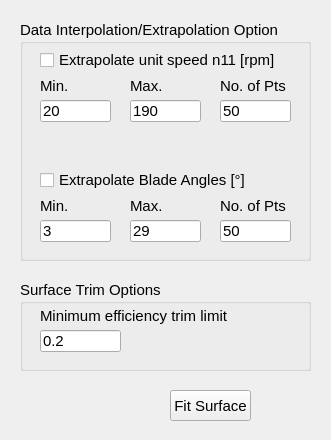
<?xml version="1.0" encoding="UTF-8"?>
<ui version="4.0">
 <class>SurfaceFitting</class>
 <widget class="QWidget" name="SurfaceFitting">
  <property name="geometry">
   <rect>
    <x>0</x>
    <y>0</y>
    <width>331</width>
    <height>440</height>
   </rect>
  </property>
  <property name="font">
   <font>
    <pointsize>11</pointsize>
   </font>
  </property>
  <property name="windowTitle">
   <string>Form</string>
  </property>
  <widget class="QGroupBox" name="groupBox">
   <property name="geometry">
    <rect>
     <x>20</x>
     <y>280</y>
     <width>291</width>
     <height>91</height>
    </rect>
   </property>
   <property name="title">
    <string>Surface Trim Options</string>
   </property>
   <widget class="QLabel" name="label_input_1">
    <property name="geometry">
     <rect>
      <x>20</x>
      <y>20</y>
      <width>231</width>
      <height>31</height>
     </rect>
    </property>
    <property name="text">
     <string>Minimum efficiency trim limit</string>
    </property>
   </widget>
   <widget class="QLineEdit" name="lineEdit_min_efficiency_limit">
    <property name="geometry">
     <rect>
      <x>20</x>
      <y>50</y>
      <width>81</width>
      <height>22</height>
     </rect>
    </property>
    <property name="text">
     <string>0.2</string>
    </property>
   </widget>
  </widget>
  <widget class="QPushButton" name="pushButton">
   <property name="geometry">
    <rect>
     <x>170</x>
     <y>390</y>
     <width>81</width>
     <height>31</height>
    </rect>
   </property>
   <property name="text">
    <string>Fit Surface</string>
   </property>
  </widget>
  <widget class="QGroupBox" name="groupBox_2">
   <property name="geometry">
    <rect>
     <x>20</x>
     <y>20</y>
     <width>291</width>
     <height>241</height>
    </rect>
   </property>
   <property name="title">
    <string>Data Interpolation/Extrapolation Options</string>
   </property>
   <widget class="QCheckBox" name="checkBox_extrapolate_n11">
    <property name="geometry">
     <rect>
      <x>20</x>
      <y>30</y>
      <width>251</width>
      <height>20</height>
     </rect>
    </property>
    <property name="text">
     <string>Extrapolate unit speed n11 [rpm]</string>
    </property>
   </widget>
   <widget class="QCheckBox" name="checkBox_extrapolate_blade_angle">
    <property name="geometry">
     <rect>
      <x>20</x>
      <y>150</y>
      <width>251</width>
      <height>20</height>
     </rect>
    </property>
    <property name="text">
     <string>Extrapolate Blade Angles [°]</string>
    </property>
   </widget>
   <widget class="QLabel" name="label_n11_min">
    <property name="geometry">
     <rect>
      <x>20</x>
      <y>50</y>
      <width>171</width>
      <height>31</height>
     </rect>
    </property>
    <property name="text">
     <string>Min.</string>
    </property>
   </widget>
   <widget class="QLineEdit" name="lineEdit_n11_min">
    <property name="geometry">
     <rect>
      <x>20</x>
      <y>80</y>
      <width>71</width>
      <height>22</height>
     </rect>
    </property>
    <property name="text">
     <string>20</string>
    </property>
   </widget>
   <widget class="QLabel" name="label_n11_max">
    <property name="geometry">
     <rect>
      <x>110</x>
      <y>50</y>
      <width>71</width>
      <height>31</height>
     </rect>
    </property>
    <property name="text">
     <string>Max.</string>
    </property>
   </widget>
   <widget class="QLineEdit" name="lineEdit_n11_max">
    <property name="geometry">
     <rect>
      <x>110</x>
      <y>80</y>
      <width>71</width>
      <height>22</height>
     </rect>
    </property>
    <property name="text">
     <string>190</string>
    </property>
   </widget>
   <widget class="QLabel" name="label_n11_pts">
    <property name="geometry">
     <rect>
      <x>200</x>
      <y>50</y>
      <width>171</width>
      <height>31</height>
     </rect>
    </property>
    <property name="text">
     <string>No. of Pts</string>
    </property>
   </widget>
   <widget class="QLineEdit" name="lineEdit_n11_pts">
    <property name="geometry">
     <rect>
      <x>200</x>
      <y>80</y>
      <width>71</width>
      <height>22</height>
     </rect>
    </property>
    <property name="text">
     <string>50</string>
    </property>
   </widget>
   <widget class="QLineEdit" name="lineEdit_blade_angle_max">
    <property name="geometry">
     <rect>
      <x>110</x>
      <y>200</y>
      <width>71</width>
      <height>22</height>
     </rect>
    </property>
    <property name="text">
     <string>29</string>
    </property>
   </widget>
   <widget class="QLineEdit" name="lineEdit_blade_angle_pts">
    <property name="geometry">
     <rect>
      <x>200</x>
      <y>200</y>
      <width>71</width>
      <height>22</height>
     </rect>
    </property>
    <property name="text">
     <string>50</string>
    </property>
   </widget>
   <widget class="QLabel" name="label_blade_angle_min">
    <property name="geometry">
     <rect>
      <x>20</x>
      <y>170</y>
      <width>171</width>
      <height>31</height>
     </rect>
    </property>
    <property name="text">
     <string>Min.</string>
    </property>
   </widget>
   <widget class="QLineEdit" name="lineEdit_blade_angle_min">
    <property name="geometry">
     <rect>
      <x>20</x>
      <y>200</y>
      <width>71</width>
      <height>22</height>
     </rect>
    </property>
    <property name="text">
     <string>3</string>
    </property>
   </widget>
   <widget class="QLabel" name="label_blade_angle_max">
    <property name="geometry">
     <rect>
      <x>110</x>
      <y>170</y>
      <width>71</width>
      <height>31</height>
     </rect>
    </property>
    <property name="text">
     <string>Max.</string>
    </property>
   </widget>
   <widget class="QLabel" name="label_blade_angle_pts">
    <property name="geometry">
     <rect>
      <x>200</x>
      <y>170</y>
      <width>171</width>
      <height>31</height>
     </rect>
    </property>
    <property name="text">
     <string>No. of Pts</string>
    </property>
   </widget>
  </widget>
 </widget>
 <resources/>
 <connections/>
</ui>
